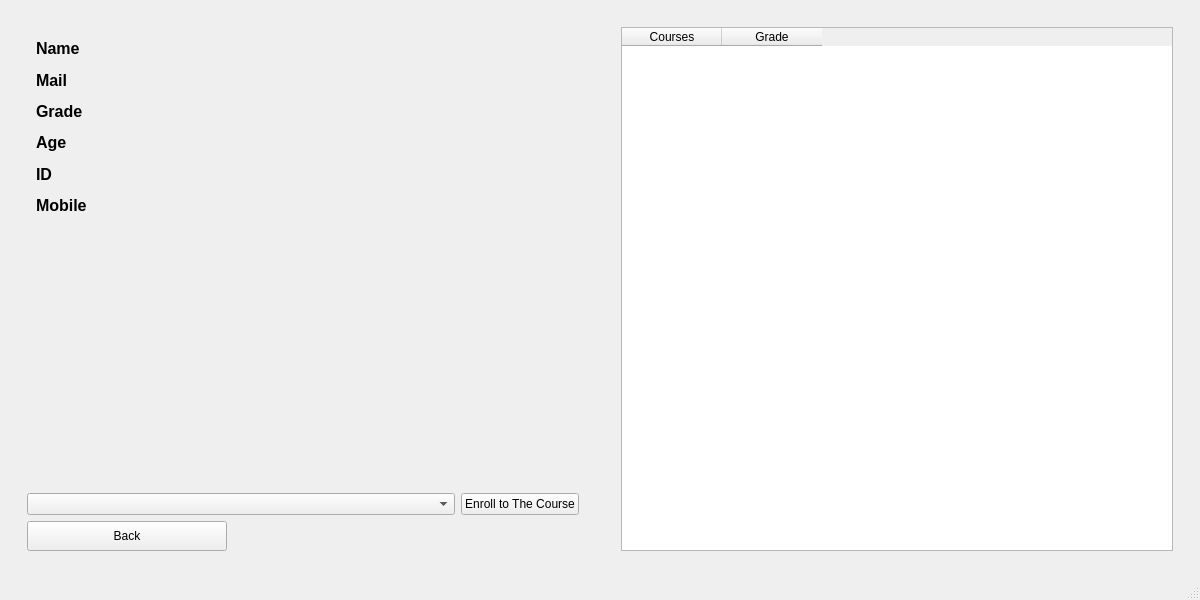
<?xml version="1.0" encoding="UTF-8"?>
<ui version="4.0">
 <class>studinfo</class>
 <widget class="QMainWindow" name="studinfo">
  <property name="geometry">
   <rect>
    <x>0</x>
    <y>0</y>
    <width>1200</width>
    <height>600</height>
   </rect>
  </property>
  <property name="windowTitle">
   <string>MainWindow</string>
  </property>
  <widget class="QWidget" name="centralwidget">
   <layout class="QHBoxLayout" name="horizontalLayout_5">
    <item>
     <layout class="QVBoxLayout" name="verticalLayout_2">
      <item>
       <widget class="QWidget" name="widget" native="true">
        <layout class="QGridLayout" name="gridLayout_6">
         <item row="0" column="0">
          <widget class="QWidget" name="widget_3" native="true">
           <layout class="QGridLayout" name="gridLayout_4">
            <item row="4" column="1">
             <widget class="QPushButton" name="enrollbtn">
              <property name="text">
               <string>Enroll to The Course</string>
              </property>
             </widget>
            </item>
            <item row="5" column="0">
             <widget class="QPushButton" name="backbtn">
              <property name="maximumSize">
               <size>
                <width>200</width>
                <height>30</height>
               </size>
              </property>
              <property name="text">
               <string>Back</string>
              </property>
             </widget>
            </item>
            <item row="4" column="0">
             <widget class="QComboBox" name="courses_combo">
              <property name="sizePolicy">
               <sizepolicy hsizetype="Expanding" vsizetype="Fixed">
                <horstretch>0</horstretch>
                <verstretch>0</verstretch>
               </sizepolicy>
              </property>
              <property name="styleSheet">
               <string notr="true">QComboBox::placeholder { color: white; }</string>
              </property>
              <property name="placeholderText">
               <string notr="true">Choose Course</string>
              </property>
             </widget>
            </item>
            <item row="2" column="0">
             <widget class="QWidget" name="widget_4" native="true">
              <property name="maximumSize">
               <size>
                <width>500</width>
                <height>200</height>
               </size>
              </property>
              <layout class="QGridLayout" name="gridLayout_9">
               <item row="0" column="0">
                <layout class="QGridLayout" name="gridLayout_8">
                 <item row="2" column="1">
                  <widget class="QLabel" name="lbl_grade">
                   <property name="text">
                    <string>&lt;html&gt;&lt;head/&gt;&lt;body&gt;&lt;p&gt;&lt;br/&gt;&lt;/p&gt;&lt;/body&gt;&lt;/html&gt;</string>
                   </property>
                  </widget>
                 </item>
                 <item row="3" column="1">
                  <widget class="QLabel" name="lbl_age">
                   <property name="text">
                    <string>&lt;html&gt;&lt;head/&gt;&lt;body&gt;&lt;p&gt;&lt;br/&gt;&lt;/p&gt;&lt;/body&gt;&lt;/html&gt;</string>
                   </property>
                  </widget>
                 </item>
                 <item row="1" column="1">
                  <widget class="QLabel" name="lbl_mail">
                   <property name="text">
                    <string>&lt;html&gt;&lt;head/&gt;&lt;body&gt;&lt;p&gt;&lt;br/&gt;&lt;/p&gt;&lt;/body&gt;&lt;/html&gt;</string>
                   </property>
                  </widget>
                 </item>
                 <item row="0" column="0">
                  <widget class="QLabel" name="Name">
                   <property name="text">
                    <string>&lt;html&gt;&lt;head/&gt;&lt;body&gt;&lt;p&gt;&lt;span style=&quot; font-size:12pt; font-weight:700;&quot;&gt;Name&lt;/span&gt;&lt;/p&gt;&lt;/body&gt;&lt;/html&gt;</string>
                   </property>
                  </widget>
                 </item>
                 <item row="0" column="1">
                  <widget class="QLabel" name="lbl_name">
                   <property name="text">
                    <string>&lt;html&gt;&lt;head/&gt;&lt;body&gt;&lt;p&gt;&lt;br/&gt;&lt;/p&gt;&lt;/body&gt;&lt;/html&gt;</string>
                   </property>
                  </widget>
                 </item>
                 <item row="2" column="0">
                  <widget class="QLabel" name="grade">
                   <property name="text">
                    <string>&lt;html&gt;&lt;head/&gt;&lt;body&gt;&lt;p&gt;&lt;span style=&quot; font-size:12pt; font-weight:700;&quot;&gt;Grade&lt;/span&gt;&lt;/p&gt;&lt;/body&gt;&lt;/html&gt;</string>
                   </property>
                  </widget>
                 </item>
                 <item row="5" column="1">
                  <widget class="QLabel" name="lbl_mob">
                   <property name="text">
                    <string>&lt;html&gt;&lt;head/&gt;&lt;body&gt;&lt;p&gt;&lt;br/&gt;&lt;/p&gt;&lt;/body&gt;&lt;/html&gt;</string>
                   </property>
                  </widget>
                 </item>
                 <item row="4" column="1">
                  <widget class="QLabel" name="lbl_id">
                   <property name="text">
                    <string>&lt;html&gt;&lt;head/&gt;&lt;body&gt;&lt;p&gt;&lt;br/&gt;&lt;/p&gt;&lt;/body&gt;&lt;/html&gt;</string>
                   </property>
                  </widget>
                 </item>
                 <item row="4" column="0">
                  <widget class="QLabel" name="id">
                   <property name="text">
                    <string>&lt;html&gt;&lt;head/&gt;&lt;body&gt;&lt;p&gt;&lt;span style=&quot; font-size:12pt; font-weight:700;&quot;&gt;ID&lt;/span&gt;&lt;/p&gt;&lt;/body&gt;&lt;/html&gt;</string>
                   </property>
                  </widget>
                 </item>
                 <item row="3" column="0">
                  <widget class="QLabel" name="age">
                   <property name="text">
                    <string>&lt;html&gt;&lt;head/&gt;&lt;body&gt;&lt;p&gt;&lt;span style=&quot; font-size:12pt; font-weight:700;&quot;&gt;Age &lt;/span&gt;&lt;/p&gt;&lt;/body&gt;&lt;/html&gt;</string>
                   </property>
                  </widget>
                 </item>
                 <item row="1" column="0">
                  <widget class="QLabel" name="mail">
                   <property name="text">
                    <string>&lt;html&gt;&lt;head/&gt;&lt;body&gt;&lt;p&gt;&lt;span style=&quot; font-size:12pt; font-weight:700;&quot;&gt;Mail&lt;/span&gt;&lt;/p&gt;&lt;/body&gt;&lt;/html&gt;</string>
                   </property>
                  </widget>
                 </item>
                 <item row="5" column="0">
                  <widget class="QLabel" name="mob">
                   <property name="text">
                    <string>&lt;html&gt;&lt;head/&gt;&lt;body&gt;&lt;p&gt;&lt;span style=&quot; font-size:12pt; font-weight:700;&quot;&gt;Mobile&lt;/span&gt;&lt;/p&gt;&lt;/body&gt;&lt;/html&gt;</string>
                   </property>
                  </widget>
                 </item>
                </layout>
               </item>
              </layout>
             </widget>
            </item>
            <item row="3" column="0" colspan="2">
             <widget class="QWidget" name="widget_6" native="true"/>
            </item>
           </layout>
          </widget>
         </item>
        </layout>
       </widget>
      </item>
     </layout>
    </item>
    <item>
     <layout class="QHBoxLayout" name="horizontalLayout_4">
      <item>
       <widget class="QWidget" name="widget_2" native="true">
        <layout class="QGridLayout" name="gridLayout_7">
         <item row="0" column="0">
          <widget class="QWidget" name="widget_5" native="true">
           <layout class="QGridLayout" name="gridLayout_5">
            <item row="0" column="0">
             <widget class="QTableWidget" name="tablecourse">
              <column>
               <property name="text">
                <string>Courses</string>
               </property>
               <property name="font">
                <font>
                 <pointsize>9</pointsize>
                </font>
               </property>
              </column>
              <column>
               <property name="text">
                <string>Grade</string>
               </property>
               <property name="font">
                <font>
                 <pointsize>9</pointsize>
                </font>
               </property>
              </column>
             </widget>
            </item>
           </layout>
          </widget>
         </item>
        </layout>
       </widget>
      </item>
     </layout>
    </item>
   </layout>
  </widget>
  <widget class="QStatusBar" name="statusbar"/>
  <widget class="QMenuBar" name="menubar">
   <property name="geometry">
    <rect>
     <x>0</x>
     <y>0</y>
     <width>1200</width>
     <height>25</height>
    </rect>
   </property>
  </widget>
 </widget>
 <resources/>
 <connections/>
</ui>
